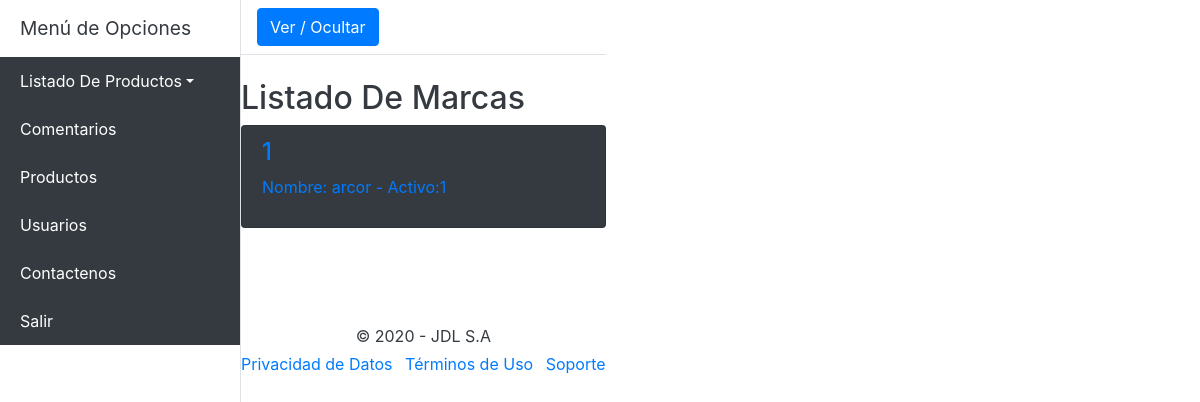
Page /listados/marcas.php on the earlier database version.
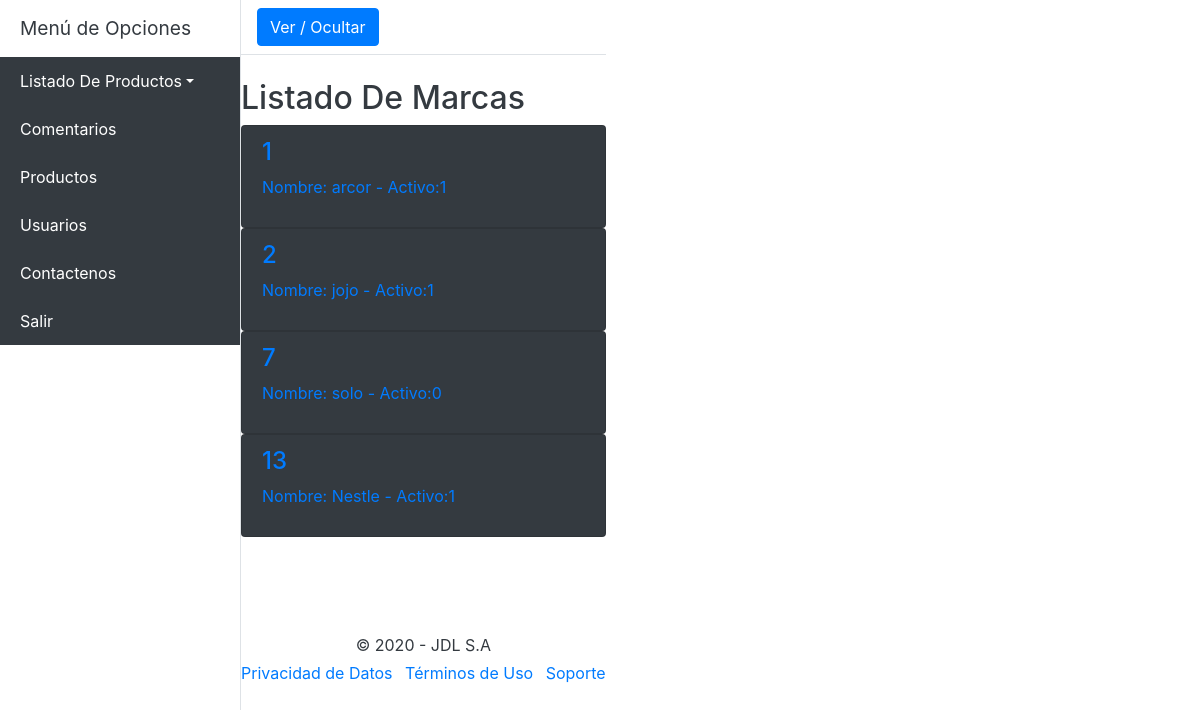
Same page on the later database version.
### tables this page shows
CREATE TABLE `marcas` (
  `id_marca` int(8) NOT NULL,
  `nombre_marca` varchar(50) DEFAULT NULL,
  `activo_marca` int(1) DEFAULT NULL
);

### mlibs/bodylm.php (the view, shortened to what this page needs)
<div class="d-flex" id="wrapper">
  <div class="bg-black border-right" id="sidebar-wrapper">
    <div class="sidebar-heading bg-black text-dark">Menú de Opciones</div>
      <div class="list-group list-group-flush">
      <a href="#pageSubmenu" data-toggle="collapse" aria-expanded="false" class="list-group-item list-group-item-action dropdown-toggle bg-dark text-white">Listado De Productos</a>
        <a href="../comentarios/" class="list-group-item list-group-item-action bg-dark text-white">Comentarios</a>
        <a href="../productos/" class="list-group-item list-group-item-action bg-dark text-white">Productos</a>
        <a href="../usuarios/" class="list-group-item list-group-item-action bg-dark text-white">Usuarios</a>
        <a href="../contacto/" class="list-group-item list-group-item-action bg-dark text-white">Contactenos</a>
        <a href="../" class="list-group-item list-group-item-action bg-dark text-white">Salir</a>
      </div>
    </div>
  <div id="page-content-wrapper align-self-center" >
    <nav class="navbar navbar-expand-lg navbar-light bg-black border-bottom">
      <button class="btn btn-primary" id="menu-toggle">Ver / Ocultar</button>
    </nav>
    <div class="mt-4 align-self-center text-left">
      <div class="mt-4 text-dark">
        <h2 class="mt-4">Listado De Marcas</h2>
      </div>
      <?php
      	$long = count($marcas);
      	for($i=0; $i< $long; $i++){
      ?>
	    <div class="list-group">
        <a 	<?php echo "href=modifica.php?id_marca=".$marcas[$i]['id_marca'];?>
			   	class="list-group-item bg-dark">
			  	<h4 class="list-group-item-heading"> <?php echo $marcas[$i]['id_marca'] ."";?> </h4>
          <p class="list-group-item-text"><?php 	echo "Nombre: " . $marcas[$i]['nombre_marca'] ." - Activo:";
                                                  echo $marcas[$i]['activo_marca'] ."";
                                                  ?>
          </p>
			  </a>
      </div>
	    <?php  } ?>
    </div>
    <?php
      include "footer.php"
    ?>
  </div>
</div>

Differences in the rows shown:
added marcas: id_marca "2", nombre_marca "jojo", activo_marca "1"
added marcas: id_marca "7", nombre_marca "solo", activo_marca "0"
added marcas: id_marca "13", nombre_marca "Nestle", activo_marca "1"
